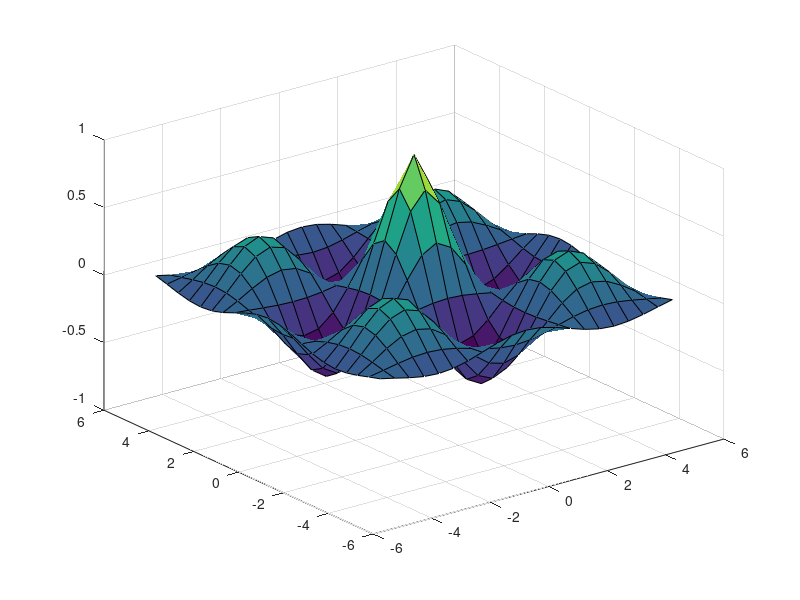

Write MATLAB code to recreate this figure.
% z=cosx. cosy. e^(-rout(x^2+y^2)/4)
clc
clear all
u=-5:0.5:5;
[x,y]=meshgrid(u,u)
z=(cos(x).*cos(y).*exp(-sqrt(x.^2+y.^2)./4));
surf(x,y,z)
